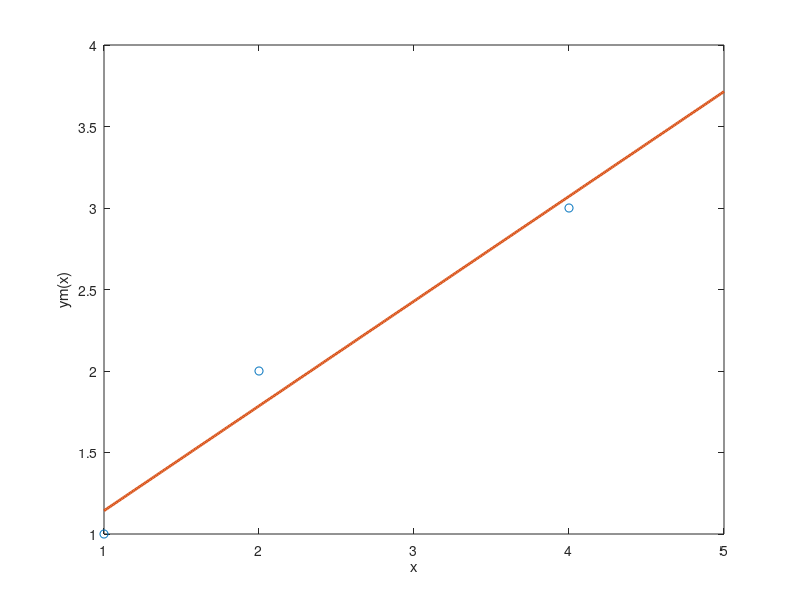

The MATLAB source for this figure:
xd = [1 2 4]';
yd = [1 2 3]';
A = [ones(size(xd)) xd];

% ger mkm losning ifall A ar overbestamd
c = A\yd;

r = A*c - yd; % berakna residualvektor
felsumma = norm(r)^2; % felsumman i kvadrat

% bilda modellen
ym = @(x) c(1) + c(2)*x;

% berakna modellen i mellanliggande punkter
xv = [1:0.01:5];
yv = ym(xv);

plot(xd,yd,'o',xv,yv,"LineWidth",2)
xlabel('x'); ylabel('ym(x)')


